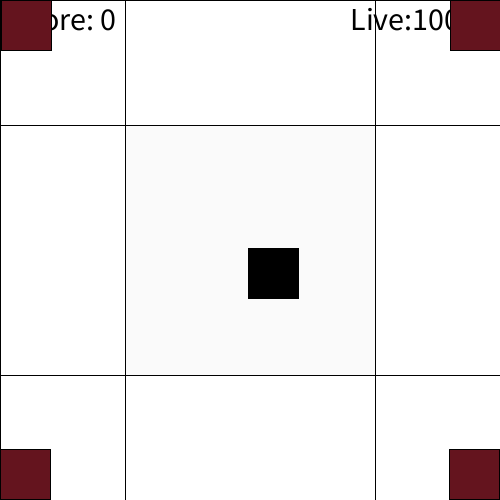
Frame 1 (no input)
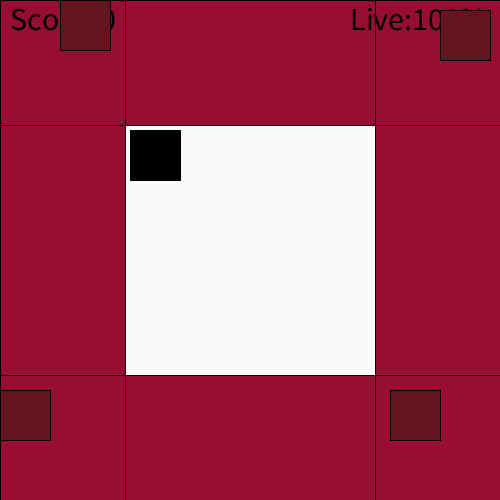
Frame 60 (the mouse pressed at the canvas centre just before this capture)
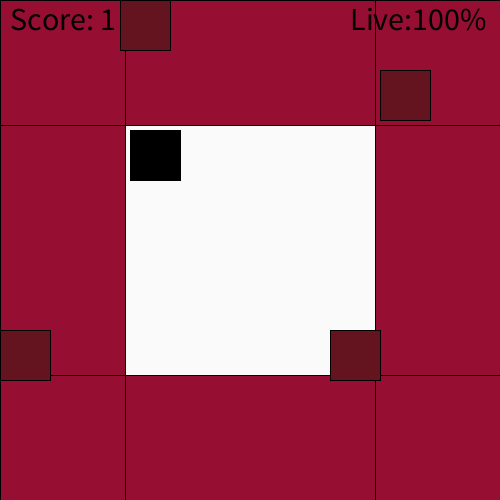
Frame 120 (the mouse held since frame 60 and released just before this capture)

The Processing sketch that drew these frames (run headless with seeded random() and noise(); from frame 60 on, the mouse is pressed at the canvas centre):

// Processing sketch: processing_166087
// ── processing_166087.pde

void setup()
{
  size(500,500);
}
int x=250;
int y=250;
int x1=0;
int y1=0;
int x2=450;
int y2=0;
int x3=0;
int y3=450;
int x4=450;
int y4=450;
int t=0;
int z=0;
int o=0;
int pm=0;
int p=0;
int v=100;
int a=0;
int r=0;
int re=0;
int ve=0;
void draw()
{
  if(re < t)
  {
    ve= 1;
  }
  if(r == 1)
  {
    r =0;
    x=250;
    y=250;
    x1=0;
    y1=0;
    x2=450;
    y2=0;
    x3=0;
    y3=450;
    x4=450;
    y4=450;
    t=0;
    z=0;
    o=0;
    pm=0;
    p=0;
    v=100;
    a=0;
    ve=0;
  }
  a++;
  p=pm/10;
  z++;
  t = z /100;
  background(250);
  rect(0,0,125,125);
  rect(0,125,125,250);
  rect(0,375,125,125);
  rect(125,0,250,125);
  rect(125,375,250,125);
  rect(375,0,125,125);
  rect(375,125,125,250);
  rect(375,375,125,125);
  fill(250);
  if(mouseX < 125 && mouseY < 125)
  {
    x--;
    y--;
    x--;
    y--;
  }
  else if(mouseX < 125 && mouseY < 375)
  {
   x--;
   x--;
  }
  else if(mouseX < 125 && mouseY > 375)
  {
   x--;
   y++;
   x--;
   y++;
  }
  else if(mouseX < 375 && mouseY < 125)
  {
   y--;
   y--;
  }
  else if(mouseX < 375 && mouseY > 375)
  {
   y++;
   y++;
  }
  else if(mouseX > 375 && mouseY < 125)
  {
   x++;
   y--;
   x++;
   y--;
  }
  else if(mouseX > 375 && mouseY < 375)
  {
   x++;
   x++;
  }
  else if(mouseX > 375 && mouseY > 375)
  {
   x++;
   y++;
   x++;
   y++;
  }
  if(x1 < x)
  {
    x1++;
  }
  else if(x1 > x)
  {
    x1--;
  }
  else if(y1 < y)
  {
    y1++;
  }
  else if(y1 > y)
  {
    y1--;
  }
  if(y1 > y-1 & y1 < y)
  {
    y1++;
  }
  else if(y1 < y+1 & y1 > y)
  {
    y1--;
  }
  if(x1 > x-2 & x1 < x & y1 < y)
  {
    x1++;
  }
  else if(x1 < x+52 & x1 > x & y1 < y)
  {
    x1--;
  }
  
  if(x1 >= x-50 & x1 <= x+50 & y1 >= y-50 & y1 <= y+50)
  {
    pm++;
  }
  if(x2 < x & a > 50)
  {
    x2++;
    if(a >125)
    {
      x2++;
      if(a >135)
      {
        x2++;
        if(a >140)
        {
        a=0;
        }
      }
    }
  }
  else if(x2 > x & a > 50)
  {
    x2--;
    if(a >125)
    {
      x2--;
      if(a >135)
      {
        if(a >140)
        {
        a=0;
        }
        x2--;
      }
    }
  }
  if(y2 < y & a > 50)
  {
    y2++;
    if(a >125)
    {
      y2++;
      if(a >135)
      {
        if(a >140)
        {
        a=0;
        }
        y2++;
      }
    }
  }
  else if(y2 > y & a >50)
  {
    y2--;
    if(a >125)
    {
      y2--;
      if(a >135)
      {
        if(a >140)
        {
        a=0;
        }
        y2--;
      }
    }
  }
  if(x2 >= x-50 & x2 <= x+50 & y2 >= y-50 & y2 <= y+50)
  {
    pm++;
  }
   
  if(y3 < y)
  {
    y3++;
  }
  else if(y3 > y)
  {
    y3--;
  }
  else if(x3 < x)
  {
    x3++;
    x3++;
    if(x3 > x-250 & x3 < x)
    {
      x3++;
    }
  }
  else if(x3 > x)
  {
    x3--;
    x3--;
    if(x3 < x+150 & x3 > x)
    {
      x3--;
    }
  }
   
  if(x3 >= x-50 & x3 <= x+50 & y3 >= y-50 & y3 <= y+50)
  {
    pm++;
  }
   
  if(x4 < x)
  {
    x4++;
  }
  if(x4 > x)
  {
    x4--;
  }
  if(y4 < y)
  {
    y4++;
  }
  if(y4 > y)
  {
    y4--;
  }
  if(x4 >= x-50 & x4 <= x+50 & y4 >= y-50 & y4 <= y+50)
  {
    pm++;
  }
  if(x < 0 || x+50 > 500 || y < 0 || y+50 > 500)
  {
    o=1;
  }
  fill(0);
  textSize(32);
  text("Score: "+t, 10, 30);
  textSize(32);
  text("Live:"+(v-p)+"%", 350, 30);
  rect(x,y,50,50);
  fill(100,20,30);
  rect(x1,y1,50,50);
  rect(x2,y2,50,50);
  rect(x3,y3,50,50);
  rect(x4,y4,50,50);
  fill(150,15,50);
  if(o == 1)
  {
    z--;
    background(0);
    if(ve == 1)
    {
      re = t;
    fill(230);
    textSize(50);
    text("New Record!", 100, 200);
    fill(230);
    textSize(38);
    text("Score : "+ t, 158, 300);
    }else
    {
    fill(230);
    textSize(50);
    text("Score : "+ t, 150, 250);
    }
    textSize(30);
    text("Restart", 200, 450);
    if(mouseX > 200 & mouseX < 300 & mouseY > 430 & mouseY < 480)
    {
      r = 1;
      o = 0;
    }
  }
  if(v - p<=0)
  {
    o = 1;
  }
}
